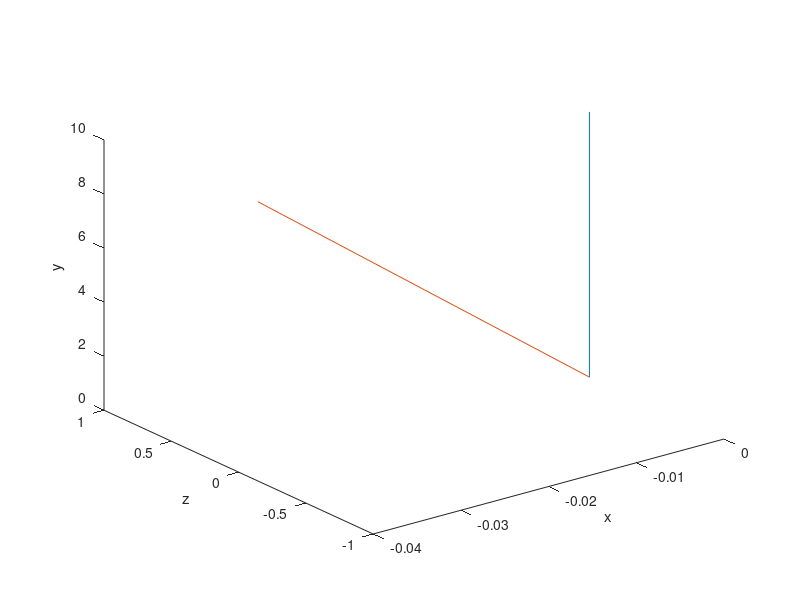

Here is the MATLAB script that generated this plot:
%% для получения информации введите команду >> help
% /* ***************************************************************************************************   */
% /* 	|Author: Vladislavert         |ssssssssssssssso++——+++osssssssssssssssssssssssssssssssssssssssss|  */
% /* 	|e-mail: chuvarevan@mail.ru   |yyyysoooooo..   /   |    ./yyyyyyyyyyosshhhhhyyyyyyyyyyyyyyyyyyyy|  */
% /* 	|_____________________________|yyyyyyysssso////  /syyyyyyyyyyyyyyy0    /yhhhhhyyyyyyyyyyyyyyyyyy|  */
% /*	|ssysyyyyysssyyyyyyyyyyyyyyyyyyyyyyyyyyyyyyso+   /ssyyyyyyyyyyyyso    0yhhhhhhhhyhyyyyyyyyyyyyyy|  */
% /*	|syyyyyys+.     ++osy      ...sssoosssssssoo+ +o/osssyyyyso+//s/ /oyyyhyhhhhhhhyyyyyyyyyyyyyyyyy|  */
% /*	|syyyyyysooo+/::/+/  ++++oooo+++ooooosssssshhyyyyyooo+//+oo++/ /:os+++++++++++++yyhhhyyyyyyyyyyy|  */
% /*	|ssssyyyyyys+/    ///////yyyyyys:--::/syo+//:/::::::/ooo+///  /oys\.          /ossyyyyyyyyyy'sss|  */
% /*	|yyyyyysyys/    ::://///////::/:------+s/::----::::::::/:-//+osssyyyyyyyss+/::://o ..........+ss|  */
% /*	|syyyyyyyso/   :ooooooooo---/-----::---:::----::::--:/----://+oooossyyhhhhhy/::::  :oyyyyyyyyyyy|  */
% /*	|yyysyyyyso+ +++/:ooooooo--/-0----/-/-----::::::::.-::::----+/:::::///++++++|     ////shhhhyyyyy|  */
% /*	|ysyyyyyysssossss+/:+oooo:|-00---/-0-..-----.-:---.-------::: ++++++++++//:::/   //::/oyhyyyyyyy|  */
% /*	|syyyyyysssssyyyo+/osssss+-\-0-:|-00.....--...-//:.----::      ssooooooossso+//  ::/+ooyyyyyyyyy|  */
% /*	|yyyyyyssssyyyyso+ssyyyyys+::-\+-\-0---.----..://+o::::-      /sysso+ossooooo++/  //+oosssssysss|  */
% /*	|yyyyyysssyyyyyoosyyyyyyyyyss+--/--------:----:::::::     ///sssssssyssoosoooo\ +++ossyyysyyyyyy|  */
% /*	|ysyyyysyyyyyysssyyyyyyysssso+::::--::/+++/://::://+     ::+osyyhhhyysssssssssso+oossssyyyyyyyyy|  */
% /*	|sssyysyyyyyyyyyyyyyyyyyysssoooo++/++++oooo+++////////\::::/+osyyhhyhyyyssssyyssooosyyyyyyyyyyyy|  */
% /*	|sysyysyyyyyyyyyyyyyyyyyyyyssosoo++++o+oo++///::::|::::::|::::: +osyyhyyssssyyyyyysssyhhhyyyyyyy|  */
% /*	╔═══╦═══╦═══╦══╦══╗yyyyyysyo////\                  \---/-        /+syyyssssyyyyhhyysyyyhyyyyyyyy|  */
% /*	║╔═╗║╔══╣╔══╩╗╔╣╔═╣╗─╔══╦══╗oooooooooo++++o+++/:::/:::/++         /oyyyyssyyhhhhhyhhyhhhyyyyyyyy|  */
% /*	║╚═╝║╚══╣║╔═╗║║║╚═╣║─║╔╗║╔╗║yysyyyso+++ssosoo+o+/::::::-:+ooo+        syyyyyyyhhyhhhhyyyyyyyyyyy|  */
% /*	║╔╗╔╣╔══╣║╚╗║║║╚═╗║║─║╚╝║╚╝╚╗yyyssssoosoo++++++++:---:--:+oossso       oyysyyhhhhhhhhyhhyyhhyyyy|  */
% /*	║║║║║╚══╣╚═╝╠╝╚╦═╝║╚═╣╔╗║ ═ ║ysyysssssoooooooo++++:----::+oossysso++    oyyhyyhhyhyyhyhyyhyhyyyy|  */
% /*	╚╝╚╝╚═══╩═══╩══╩══╩══╩╝╚╩═══╝yyysssssooooo++++++//:---:/++oosssssysss+: osyhhhyhhyyhyyyyyyyyyyyy|  */
% /* ***************************************************************************************************   */
% latitude(широта)
% Longitude(долгота)
% Altitude(высота)
% Значение углов ориентации во время начальной выставки БИНС
% Azimuth(Азимут)
% Pitch(Тангаж)
% Roll(Крен)
% R - матрица поворота
% g - ускорение свободного падения в точке проведения измерений
% psi - рысканье
% theta - тангаж
% gamma - крен

% определение положение в WGS-84
% 1. Накопить позицию по GPS(провести начальную выставку, в том числе БИНС)
% для дальнейшего перевода из стартовой СК в ГСК
% 2. Перевод из ССК в связанные нормальные оси(СНС) с помощью матрицы
% повротов, для определение позиции в стартовой СК
% 3. Перевод из стартовой СК в геоцентрическую СК(WGS-84) с помощью
% сложения

%%
% положение в WGS-84
% latitude(широта) = 55.814068
% Longitude(долгота) = 37.50038
% Altitude(высота) = 210.7
% Значение углов ориентации во время начальной выставки БИНС
% Azimuth(Азимут) = 320.0798
% Pitch(Тангаж) = 0.6876
% Roll(Крен) = -1.9878

%%
coordinateWGS = [55.814068, 37.50038, 210.7];
g = 9.81439;

%angl = [0*pi/180; 90*pi/180; 45*pi/180];
% angl = [deg2rad(0.6876); deg2rad(-1.9878); deg2rad(320.0798)];

% крен, рысканье, тангаж
% angl = [deg2rad(1.9878); deg2rad(320.0798); deg2rad(0.6876)];

% angl = [deg2rad(-2.4863); deg2rad(-0.9722); deg2rad(322.3634)];
% angl = [-0.023647000000000001; -0.014255; -0.003852];
angl = [0; -0.003852; 0];


% крен, тангаж, рысканье
% angl = [deg2rad(1.9878); deg2rad(0.6876); deg2rad(320.0798)];

R = [cos(angl(2))*cos(angl(3)), sin(angl(1))*sin(angl(2))*cos(angl(3))-cos(angl(1))*sin(angl(3)), cos(angl(1))*sin(angl(2))*cos(angl(3))+sin(angl(1))*sin(angl(3));...
     cos(angl(2))*sin(angl(3)), sin(angl(1))*sin(angl(2))*sin(angl(3))+cos(angl(1))*cos(angl(3)), cos(angl(1))*sin(angl(2))*sin(angl(3))-sin(angl(1))*cos(angl(3));...
     -sin(angl(2))                                       , sin(angl(1))*cos(angl(2))            , cos(angl(1))*cos(angl(2))];
% 
% R = [cos(angl(3))*cos(angl(2)), sin(angl(1))*sin(angl(3))*cos(angl(2))-cos(angl(1))*sin(angl(2)), cos(angl(1))*sin(angl(3))*cos(angl(2))+sin(angl(1))*sin(angl(2));...
%      cos(angl(3))*sin(angl(2)), sin(angl(1))*sin(angl(3))*sin(angl(2))+cos(angl(1))*cos(angl(2)), cos(angl(1))*sin(angl(3))*sin(angl(2))-sin(angl(1))*cos(angl(2));...
%      -sin(angl(3))                                       , sin(angl(1))*cos(angl(3))            , cos(angl(1))*cos(angl(3))];

% крен, тангаж, рысканье
% Маррица составленная на основе углов Тейта-Брайана
% R = [cos(angl(3))*cos(angl(2)),                                        -cos(angl(2))*sin(angl(3)),                                       sin(angl(2));...
%      sin(angl(1))*sin(angl(2))*cos(angl(3))-cos(angl(1))*sin(angl(3)), -sin(angl(1))*sin(angl(2))*sin(angl(3))+cos(angl(1))*cos(angl(3)), sin(angl(1))*cos(angl(2));...
%      -cos(angl(1))*sin(angl(2))*cos(angl(3))+sin(angl(1))*sin(angl(3)) , cos(angl(1))*sin(angl(2))*sin(angl(3))+sin(angl(1))*cos(angl(3)), cos(angl(1))*cos(angl(2))];

% Матрица поворотов из методического пособия по дисциплине: 
% «Аппаратные средства бортовых интегрированных систем летательных аппаратов»
%                (под редакцией М.Н. Красильщикова)
% 
%  R = [cos(angl(2))*cos(angl(3)), -cos(angl(1))*cos(angl(3))*sin(2) + sin(1)*sin(3),                  sin(angl(1))*cos(angl(3))*sin(angl(2))+cos(angl(1))*sin(angl(3));...
%       sin(angl(2))             ,               cos(angl(1))*cos(angl(2)),                           -sin(angl(1))*cos(angl(2))                                       ;...
%       -cos(angl(2))*sin(angl(3)), cos(angl(1))*sin(angl(3))*sin(angl(2+sin(angl(1))*cos(angl(3)), -sin(angl(1))*sin(angl(3))*sin(angl(2))+cos(angl(1))*cos(angl(3))];

Vector = [0; 0; g];
% Vector = [0.105348; 0.43575799999999998; 9.7087839999999996];
Rotation = ((R))*Vector %- VectorAccel

plot3([0,Vector(1)],[0,Vector(2)],[0,Vector(3)])
hold on
plot3([0,Rotation(1)],[0,Rotation(2)],[0,Rotation(3)])
xlabel('x')
ylabel('z')
zlabel('y')

%% реализация алгоритма получения позиции в стартовой СК

%% реализация алгоритма перевода из стартовой СК в геоцентрическую СК
















